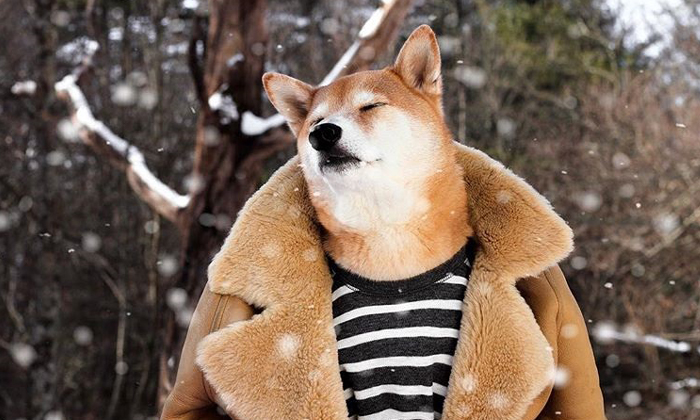
#> input picture image_processing/lab2/bodhi.jpg, 700 x 420 px, found by its file name
$ python lab2_2.py
#> lines starting #> are read from the running program, lines starting #| are printed output that depends on the picture
import cv2
import numpy as np
import matplotlib.pyplot as plt

img = cv2.imread("/Users/thesky/Desktop/Python/โค้ด/image_processing/lab2/bodhi.jpg")
#> img is the input picture: shape (420, 700, 3); mean B, G, R 87.6, 101.4, 120.5

#convert to RGB
img = cv2.cvtColor(img, cv2.COLOR_BGR2RGB)

imgEH_R = cv2.equalizeHist(img[:,:,0])
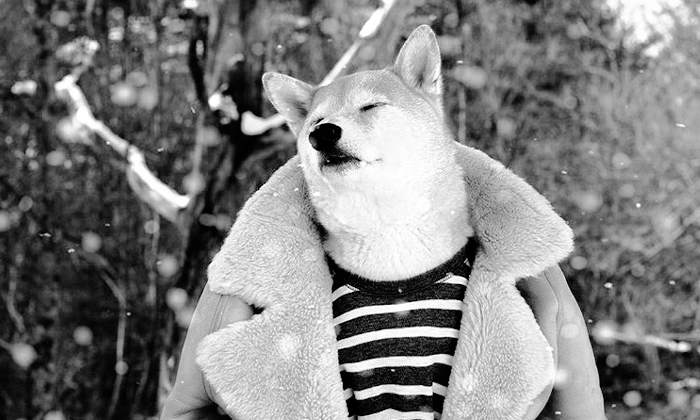
#> imgEH_R: shape (420, 700); min 0, max 255, mean 128
imgEH_G = cv2.equalizeHist(img[:,:,1])
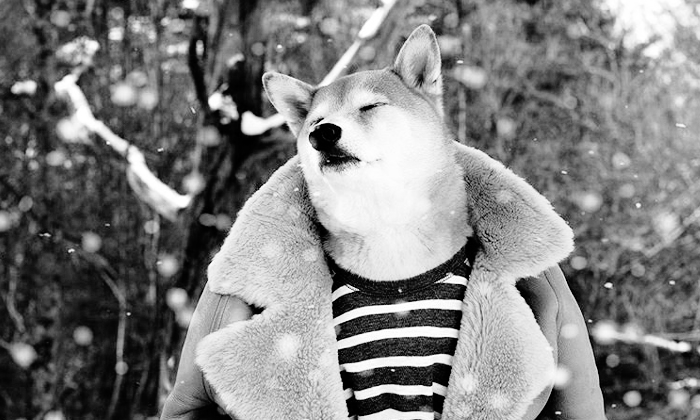
#> imgEH_G: shape (420, 700); min 0, max 255, mean 127.9
imgEH_B = cv2.equalizeHist(img[:,:,2])
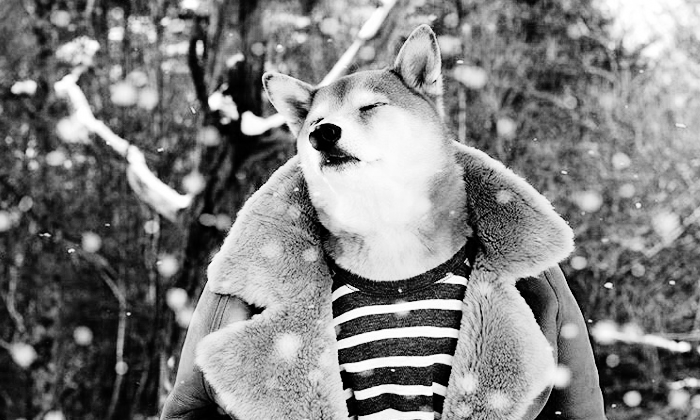
#> imgEH_B: shape (420, 700); min 0, max 255, mean 128

imgEH = cv2.merge((imgEH_R, imgEH_G, imgEH_B))
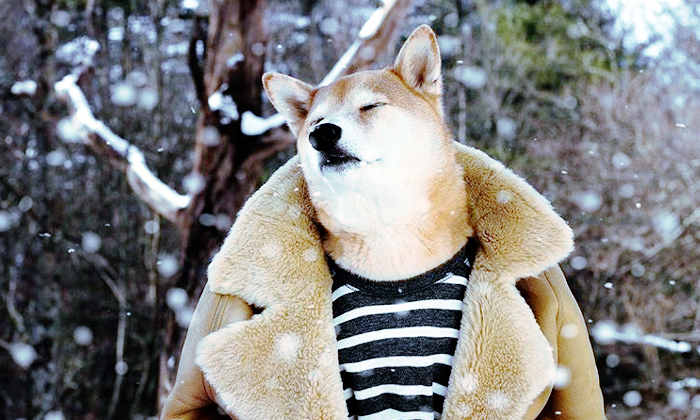
#> imgEH: shape (420, 700, 3); mean R, G, B 128, 127.9, 128
OGimg_hist_R = (cv2.calcHist([img], [0], None, [256], [0, 256])/(imgEH.shape[0]*imgEH.shape[1]))
#> OGimg_hist_R = 256 values, max 0.00747 at index 48, min 0.000422 at index 0, mean 0.00391
OGimg_hist_G = (cv2.calcHist([img], [1], None, [256], [0, 256])/(imgEH.shape[0]*imgEH.shape[1]))
#> OGimg_hist_G = 256 values, max 0.00824 at index 42, min 0.000759 at index 248, mean 0.00391
OGimg_hist_B = (cv2.calcHist([img], [2], None, [256], [0, 256])/(imgEH.shape[0]*imgEH.shape[1]))
#> OGimg_hist_B = 256 values, max 0.0103 at index 57, min 0.000759 at index 249, mean 0.00391


R_hist = (cv2.calcHist([imgEH], [0], None, [256], [0, 256])/(imgEH.shape[0]*imgEH.shape[1]))
#> R_hist = 256 values, max 0.00747 at index 42, min 0 at index 13, mean 0.00391
G_hist = (cv2.calcHist([imgEH], [1], None, [256], [0, 256])/(imgEH.shape[0]*imgEH.shape[1]))
#> G_hist = 256 values, max 0.00824 at index 46, min 0 at index 15, mean 0.00391
B_hist = (cv2.calcHist([imgEH], [2], None, [256], [0, 256])/(imgEH.shape[0]*imgEH.shape[1]))
#> B_hist = 256 values, max 0.0103 at index 92, min 0 at index 13, mean 0.00391

plt.figure(figsize=(20, 10))
plt.subplot(2, 2, 1)
plt.imshow(img)
plt.title('Original Image')

plt.subplot(2, 2, 2)
plt.plot(OGimg_hist_R, color='r')
plt.plot(OGimg_hist_G, color='g')
plt.plot(OGimg_hist_B, color='b')
plt.title('Original Image Histogram')

plt.subplot(2, 2, 3)
plt.imshow(imgEH)
plt.title('Equalized Image')

plt.subplot(2, 2, 4)
plt.plot(R_hist, color='r')
plt.plot(G_hist, color='g')
plt.plot(B_hist, color='b')
plt.title('Equalized Image Histogram')

plt.show()
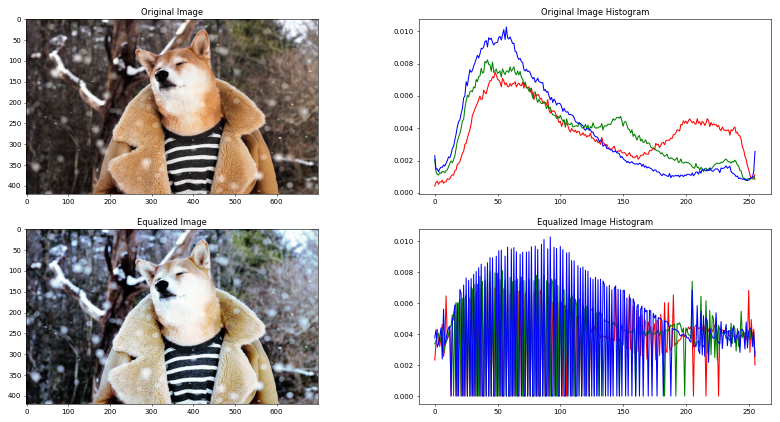
#> figure drawn by matplotlib, 4 panels; panel 2: curve peaks at x = 48, y = 0.00747; panel 2: curve peaks at x = 42, y = 0.00824; panel 2: curve peaks at x = 57, y = 0.0103; panel 4: curve peaks at x = 42, y = 0.00747

$ run again, with image_processing/lab2/99cb70463e8878e8723e3f4acc2f3c6a.jpg copied over image_processing/lab2/bodhi.jpg
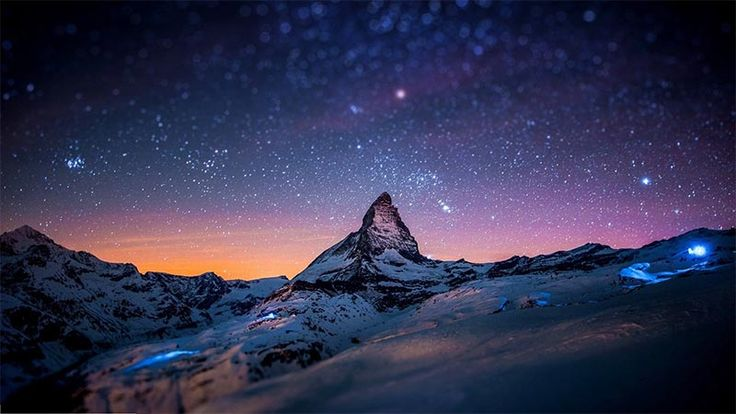
#> input picture image_processing/lab2/99cb70463e8878e8723e3f4acc2f3c6a.jpg, 736 x 414 px, found by its file name
#> img is the input picture: shape (414, 736, 3); mean B, G, R 81.2, 51.7, 51.5
#> `imgEH = cv2.merge((imgEH_R, imgEH_G, imgEH_B))`:
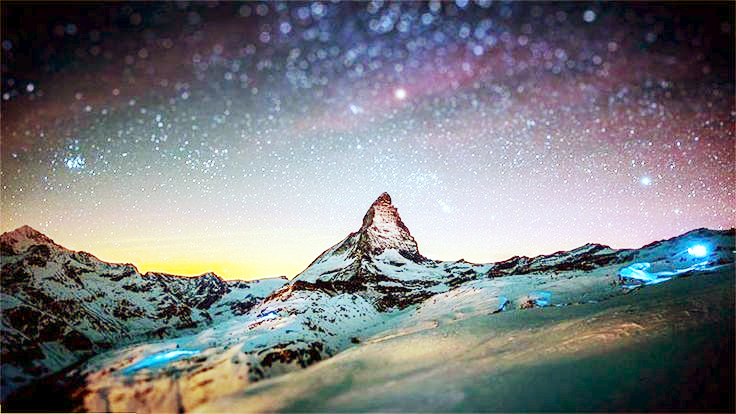
#> imgEH: shape (414, 736, 3); mean R, G, B 121.9, 124, 127.4
#> OGimg_hist_R = 256 values, max 0.0539 at index 0, min 0.000276 at index 238, mean 0.00391
#> OGimg_hist_G = 256 values, max 0.0357 at index 0, min 0 at index 253, mean 0.00391
#> OGimg_hist_B = 256 values, max 0.0103 at index 71, min 2.3e-05 at index 248, mean 0.00391
#> R_hist = 256 values, max 0.0539 at index 0, min 0 at index 1, mean 0.00391
#> G_hist = 256 values, max 0.0357 at index 0, min 0 at index 1, mean 0.00391
#> B_hist = 256 values, max 0.0103 at index 115, min 0 at index 3, mean 0.00391
#> `plt.show()`:
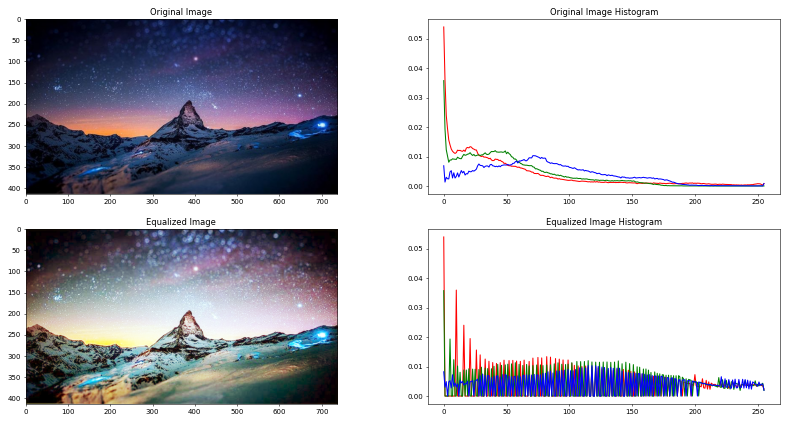
#> figure drawn by matplotlib, 4 panels; panel 2: curve peaks at x = 0, y = 0.0539; panel 2: curve peaks at x = 0, y = 0.0357; panel 2: curve peaks at x = 71, y = 0.0103; panel 4: curve peaks at x = 0, y = 0.0539
